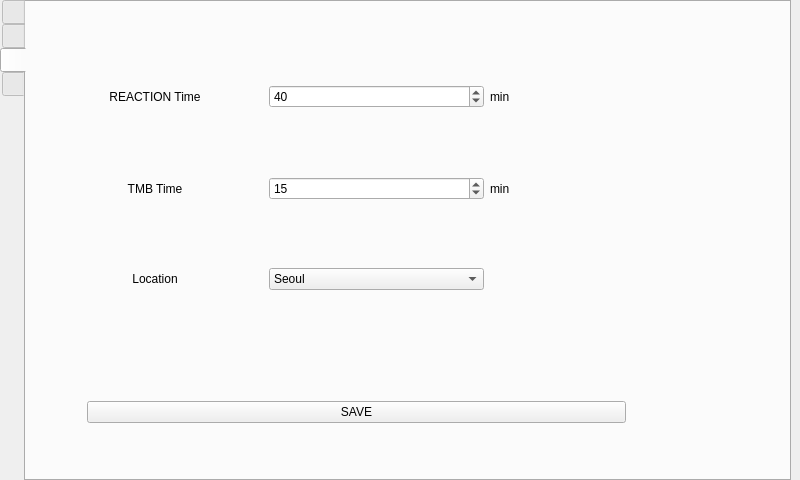
<?xml version="1.0" encoding="UTF-8"?>
<ui version="4.0">
 <class>MainWindow</class>
 <widget class="QMainWindow" name="MainWindow">
  <property name="geometry">
   <rect>
    <x>0</x>
    <y>0</y>
    <width>800</width>
    <height>480</height>
   </rect>
  </property>
  <property name="windowTitle">
   <string>MainWindow</string>
  </property>
  <widget class="QWidget" name="centralWidget">
   <widget class="QTabWidget" name="tabWidget">
    <property name="geometry">
     <rect>
      <x>0</x>
      <y>0</y>
      <width>791</width>
      <height>481</height>
     </rect>
    </property>
    <property name="autoFillBackground">
     <bool>false</bool>
    </property>
    <property name="tabPosition">
     <enum>QTabWidget::West</enum>
    </property>
    <property name="currentIndex">
     <number>2</number>
    </property>
    <property name="iconSize">
     <size>
      <width>64</width>
      <height>64</height>
     </size>
    </property>
    <property name="elideMode">
     <enum>Qt::ElideNone</enum>
    </property>
    <widget class="QWidget" name="tab_main">
     <attribute name="icon">
      <iconset>
       <normaloff>../build-kwix_project-Desktop-Debug/img/home.png</normaloff>../build-kwix_project-Desktop-Debug/img/home.png</iconset>
     </attribute>
     <attribute name="title">
      <string/>
     </attribute>
     <widget class="QLabel" name="label_home">
      <property name="geometry">
       <rect>
        <x>0</x>
        <y>0</y>
        <width>701</width>
        <height>361</height>
       </rect>
      </property>
      <property name="text">
       <string/>
      </property>
      <property name="pixmap">
       <pixmap>../build-kwix_project-Desktop-Debug/main_screen.png</pixmap>
      </property>
      <property name="scaledContents">
       <bool>true</bool>
      </property>
     </widget>
     <widget class="QLineEdit" name="lineEdit_QR">
      <property name="geometry">
       <rect>
        <x>10</x>
        <y>390</y>
        <width>171</width>
        <height>71</height>
       </rect>
      </property>
     </widget>
     <widget class="QTextEdit" name="textEdit">
      <property name="geometry">
       <rect>
        <x>0</x>
        <y>360</y>
        <width>191</width>
        <height>111</height>
       </rect>
      </property>
      <property name="html">
       <string>&lt;!DOCTYPE HTML PUBLIC &quot;-//W3C//DTD HTML 4.0//EN&quot; &quot;http://www.w3.org/TR/REC-html40/strict.dtd&quot;&gt;
&lt;html&gt;&lt;head&gt;&lt;meta name=&quot;qrichtext&quot; content=&quot;1&quot; /&gt;&lt;style type=&quot;text/css&quot;&gt;
p, li { white-space: pre-wrap; }
&lt;/style&gt;&lt;/head&gt;&lt;body style=&quot; font-family:'PibotoLt'; font-size:12pt; font-weight:400; font-style:normal;&quot;&gt;
&lt;p style=&quot; margin-top:0px; margin-bottom:0px; margin-left:0px; margin-right:0px; -qt-block-indent:0; text-indent:0px;&quot;&gt;Touch and Scan QR Code&lt;/p&gt;&lt;/body&gt;&lt;/html&gt;</string>
      </property>
     </widget>
     <widget class="QPushButton" name="btn_st_in">
      <property name="geometry">
       <rect>
        <x>190</x>
        <y>360</y>
        <width>99</width>
        <height>111</height>
       </rect>
      </property>
      <property name="text">
       <string>NEW</string>
      </property>
     </widget>
     <zorder>label_home</zorder>
     <zorder>textEdit</zorder>
     <zorder>lineEdit_QR</zorder>
     <zorder>btn_st_in</zorder>
    </widget>
    <widget class="QWidget" name="tab_elisa">
     <attribute name="icon">
      <iconset>
       <normaloff>../build-kwix_project-Desktop-Debug/img/operation.png</normaloff>../build-kwix_project-Desktop-Debug/img/operation.png</iconset>
     </attribute>
     <attribute name="title">
      <string/>
     </attribute>
     <widget class="QLineEdit" name="lineEdit_back">
      <property name="enabled">
       <bool>false</bool>
      </property>
      <property name="geometry">
       <rect>
        <x>470</x>
        <y>50</y>
        <width>231</width>
        <height>291</height>
       </rect>
      </property>
      <property name="styleSheet">
       <string notr="true">background-color: rgb(255, 255, 255);</string>
      </property>
      <property name="text">
       <string/>
      </property>
     </widget>
     <widget class="QLabel" name="VideoLabel">
      <property name="geometry">
       <rect>
        <x>10</x>
        <y>50</y>
        <width>651</width>
        <height>291</height>
       </rect>
      </property>
      <property name="palette">
       <palette>
        <active>
         <colorrole role="WindowText">
          <brush brushstyle="SolidPattern">
           <color alpha="255">
            <red>255</red>
            <green>255</green>
            <blue>255</blue>
           </color>
          </brush>
         </colorrole>
         <colorrole role="Button">
          <brush brushstyle="SolidPattern">
           <color alpha="255">
            <red>124</red>
            <green>124</green>
            <blue>124</blue>
           </color>
          </brush>
         </colorrole>
         <colorrole role="Text">
          <brush brushstyle="SolidPattern">
           <color alpha="255">
            <red>255</red>
            <green>255</green>
            <blue>255</blue>
           </color>
          </brush>
         </colorrole>
         <colorrole role="ButtonText">
          <brush brushstyle="SolidPattern">
           <color alpha="255">
            <red>255</red>
            <green>255</green>
            <blue>255</blue>
           </color>
          </brush>
         </colorrole>
         <colorrole role="Base">
          <brush brushstyle="SolidPattern">
           <color alpha="255">
            <red>124</red>
            <green>124</green>
            <blue>124</blue>
           </color>
          </brush>
         </colorrole>
         <colorrole role="Window">
          <brush brushstyle="SolidPattern">
           <color alpha="255">
            <red>124</red>
            <green>124</green>
            <blue>124</blue>
           </color>
          </brush>
         </colorrole>
         <colorrole role="AlternateBase">
          <brush brushstyle="SolidPattern">
           <color alpha="255">
            <red>255</red>
            <green>255</green>
            <blue>0</blue>
           </color>
          </brush>
         </colorrole>
        </active>
        <inactive>
         <colorrole role="WindowText">
          <brush brushstyle="SolidPattern">
           <color alpha="255">
            <red>255</red>
            <green>255</green>
            <blue>255</blue>
           </color>
          </brush>
         </colorrole>
         <colorrole role="Button">
          <brush brushstyle="SolidPattern">
           <color alpha="255">
            <red>124</red>
            <green>124</green>
            <blue>124</blue>
           </color>
          </brush>
         </colorrole>
         <colorrole role="Text">
          <brush brushstyle="SolidPattern">
           <color alpha="255">
            <red>255</red>
            <green>255</green>
            <blue>255</blue>
           </color>
          </brush>
         </colorrole>
         <colorrole role="ButtonText">
          <brush brushstyle="SolidPattern">
           <color alpha="255">
            <red>255</red>
            <green>255</green>
            <blue>255</blue>
           </color>
          </brush>
         </colorrole>
         <colorrole role="Base">
          <brush brushstyle="SolidPattern">
           <color alpha="255">
            <red>124</red>
            <green>124</green>
            <blue>124</blue>
           </color>
          </brush>
         </colorrole>
         <colorrole role="Window">
          <brush brushstyle="SolidPattern">
           <color alpha="255">
            <red>124</red>
            <green>124</green>
            <blue>124</blue>
           </color>
          </brush>
         </colorrole>
         <colorrole role="AlternateBase">
          <brush brushstyle="SolidPattern">
           <color alpha="255">
            <red>255</red>
            <green>255</green>
            <blue>0</blue>
           </color>
          </brush>
         </colorrole>
        </inactive>
        <disabled>
         <colorrole role="WindowText">
          <brush brushstyle="SolidPattern">
           <color alpha="255">
            <red>255</red>
            <green>255</green>
            <blue>255</blue>
           </color>
          </brush>
         </colorrole>
         <colorrole role="Button">
          <brush brushstyle="SolidPattern">
           <color alpha="255">
            <red>124</red>
            <green>124</green>
            <blue>124</blue>
           </color>
          </brush>
         </colorrole>
         <colorrole role="Text">
          <brush brushstyle="SolidPattern">
           <color alpha="255">
            <red>255</red>
            <green>255</green>
            <blue>255</blue>
           </color>
          </brush>
         </colorrole>
         <colorrole role="ButtonText">
          <brush brushstyle="SolidPattern">
           <color alpha="255">
            <red>255</red>
            <green>255</green>
            <blue>255</blue>
           </color>
          </brush>
         </colorrole>
         <colorrole role="Base">
          <brush brushstyle="SolidPattern">
           <color alpha="255">
            <red>124</red>
            <green>124</green>
            <blue>124</blue>
           </color>
          </brush>
         </colorrole>
         <colorrole role="Window">
          <brush brushstyle="SolidPattern">
           <color alpha="255">
            <red>124</red>
            <green>124</green>
            <blue>124</blue>
           </color>
          </brush>
         </colorrole>
         <colorrole role="AlternateBase">
          <brush brushstyle="SolidPattern">
           <color alpha="255">
            <red>255</red>
            <green>255</green>
            <blue>0</blue>
           </color>
          </brush>
         </colorrole>
        </disabled>
       </palette>
      </property>
      <property name="autoFillBackground">
       <bool>false</bool>
      </property>
      <property name="styleSheet">
       <string notr="true">border-color: rgb(0, 0, 0);
background-color: rgb(124, 124, 124);
font: 75 23pt &quot;나눔고딕&quot;;
color: rgb(255, 255, 255);</string>
      </property>
      <property name="text">
       <string/>
      </property>
      <property name="alignment">
       <set>Qt::AlignCenter</set>
      </property>
      <property name="wordWrap">
       <bool>true</bool>
      </property>
     </widget>
     <widget class="QWidget" name="verticalLayoutWidget">
      <property name="geometry">
       <rect>
        <x>490</x>
        <y>90</y>
        <width>191</width>
        <height>201</height>
       </rect>
      </property>
      <layout class="QVBoxLayout" name="verticalLayout_3">
       <item>
        <widget class="QLineEdit" name="lineEdit_HUE">
         <property name="enabled">
          <bool>false</bool>
         </property>
         <property name="styleSheet">
          <string notr="true"/>
         </property>
         <property name="text">
          <string>Hue : </string>
         </property>
        </widget>
       </item>
       <item>
        <widget class="QLineEdit" name="lineEdit_Sat">
         <property name="enabled">
          <bool>false</bool>
         </property>
         <property name="styleSheet">
          <string notr="true"/>
         </property>
         <property name="text">
          <string>Sat : </string>
         </property>
        </widget>
       </item>
       <item>
        <widget class="QLineEdit" name="lineEdit_RGB">
         <property name="enabled">
          <bool>false</bool>
         </property>
         <property name="styleSheet">
          <string notr="true"/>
         </property>
         <property name="text">
          <string>RGB : </string>
         </property>
        </widget>
       </item>
       <item>
        <widget class="QLineEdit" name="lineEdit_Lum">
         <property name="enabled">
          <bool>false</bool>
         </property>
         <property name="text">
          <string>Lum: </string>
         </property>
        </widget>
       </item>
       <item>
        <widget class="QLineEdit" name="lineEdit_Result">
         <property name="enabled">
          <bool>false</bool>
         </property>
         <property name="text">
          <string>Result :</string>
         </property>
        </widget>
       </item>
      </layout>
     </widget>
     <widget class="QPushButton" name="btn_measure">
      <property name="geometry">
       <rect>
        <x>490</x>
        <y>290</y>
        <width>191</width>
        <height>41</height>
       </rect>
      </property>
      <property name="text">
       <string>MEASURE</string>
      </property>
     </widget>
     <widget class="QWidget" name="gridLayoutWidget_2">
      <property name="geometry">
       <rect>
        <x>10</x>
        <y>350</y>
        <width>531</width>
        <height>101</height>
       </rect>
      </property>
      <layout class="QGridLayout" name="gridLayout_2">
       <item row="0" column="0">
        <widget class="QPushButton" name="btn_start">
         <property name="text">
          <string>START</string>
         </property>
        </widget>
       </item>
       <item row="1" column="0">
        <widget class="QPushButton" name="btn_backward">
         <property name="text">
          <string>BACKWARD</string>
         </property>
        </widget>
       </item>
       <item row="1" column="1">
        <widget class="QPushButton" name="btn_forward">
         <property name="text">
          <string>FORWARD</string>
         </property>
        </widget>
       </item>
       <item row="0" column="1">
        <widget class="QPushButton" name="btn_pause">
         <property name="text">
          <string>STOP</string>
         </property>
        </widget>
       </item>
      </layout>
     </widget>
     <widget class="QPushButton" name="btn_save">
      <property name="geometry">
       <rect>
        <x>550</x>
        <y>360</y>
        <width>151</width>
        <height>81</height>
       </rect>
      </property>
      <property name="text">
       <string>SAVE</string>
      </property>
     </widget>
     <widget class="QLabel" name="label_FPS">
      <property name="geometry">
       <rect>
        <x>310</x>
        <y>60</y>
        <width>151</width>
        <height>30</height>
       </rect>
      </property>
      <property name="maximumSize">
       <size>
        <width>16777215</width>
        <height>30</height>
       </size>
      </property>
      <property name="text">
       <string>FPS : </string>
      </property>
     </widget>
     <widget class="QLabel" name="label_Sequence">
      <property name="geometry">
       <rect>
        <x>20</x>
        <y>300</y>
        <width>401</width>
        <height>31</height>
       </rect>
      </property>
      <property name="text">
       <string/>
      </property>
     </widget>
     <widget class="QLabel" name="label_Timer">
      <property name="geometry">
       <rect>
        <x>10</x>
        <y>60</y>
        <width>191</width>
        <height>30</height>
       </rect>
      </property>
      <property name="maximumSize">
       <size>
        <width>16777215</width>
        <height>30</height>
       </size>
      </property>
      <property name="font">
       <font>
        <weight>75</weight>
        <bold>true</bold>
       </font>
      </property>
      <property name="styleSheet">
       <string notr="true">color: rgb(255, 255, 255);
background-color: rgb(139, 139, 139);</string>
      </property>
      <property name="text">
       <string>Timer:  15 minutes</string>
      </property>
      <property name="alignment">
       <set>Qt::AlignCenter</set>
      </property>
     </widget>
     <widget class="QLabel" name="label_userinfo">
      <property name="geometry">
       <rect>
        <x>10</x>
        <y>0</y>
        <width>681</width>
        <height>51</height>
       </rect>
      </property>
      <property name="text">
       <string>USER : </string>
      </property>
     </widget>
     <widget class="QLineEdit" name="lineEdit_covid">
      <property name="geometry">
       <rect>
        <x>490</x>
        <y>50</y>
        <width>189</width>
        <height>32</height>
       </rect>
      </property>
      <property name="font">
       <font>
        <weight>75</weight>
        <bold>true</bold>
       </font>
      </property>
      <property name="tabletTracking">
       <bool>false</bool>
      </property>
     </widget>
     <widget class="QLabel" name="label_covid">
      <property name="geometry">
       <rect>
        <x>500</x>
        <y>50</y>
        <width>171</width>
        <height>31</height>
       </rect>
      </property>
      <property name="text">
       <string/>
      </property>
      <property name="alignment">
       <set>Qt::AlignCenter</set>
      </property>
     </widget>
     <widget class="QLabel" name="label_state">
      <property name="geometry">
       <rect>
        <x>30</x>
        <y>280</y>
        <width>241</width>
        <height>41</height>
       </rect>
      </property>
      <property name="font">
       <font>
        <pointsize>19</pointsize>
        <weight>75</weight>
        <bold>true</bold>
       </font>
      </property>
      <property name="text">
       <string/>
      </property>
      <property name="alignment">
       <set>Qt::AlignCenter</set>
      </property>
     </widget>
     <zorder>VideoLabel</zorder>
     <zorder>lineEdit_back</zorder>
     <zorder>verticalLayoutWidget</zorder>
     <zorder>btn_measure</zorder>
     <zorder>gridLayoutWidget_2</zorder>
     <zorder>btn_save</zorder>
     <zorder>label_FPS</zorder>
     <zorder>label_Timer</zorder>
     <zorder>label_userinfo</zorder>
     <zorder>label_Sequence</zorder>
     <zorder>lineEdit_covid</zorder>
     <zorder>label_covid</zorder>
     <zorder>label_state</zorder>
    </widget>
    <widget class="QWidget" name="tab_setting">
     <attribute name="icon">
      <iconset>
       <normaloff>../build-kwix_project-Desktop-Debug/img/settings.png</normaloff>../build-kwix_project-Desktop-Debug/img/settings.png</iconset>
     </attribute>
     <attribute name="title">
      <string/>
     </attribute>
     <widget class="QWidget" name="gridLayoutWidget">
      <property name="geometry">
       <rect>
        <x>10</x>
        <y>10</y>
        <width>681</width>
        <height>351</height>
       </rect>
      </property>
      <layout class="QGridLayout" name="gridLayout">
       <item row="1" column="1">
        <widget class="QSpinBox" name="spinBox_Reaction">
         <property name="minimum">
          <number>1</number>
         </property>
         <property name="maximum">
          <number>180</number>
         </property>
         <property name="value">
          <number>40</number>
         </property>
        </widget>
       </item>
       <item row="1" column="0">
        <widget class="QLabel" name="label_enzyme_time">
         <property name="text">
          <string>REACTION Time</string>
         </property>
         <property name="alignment">
          <set>Qt::AlignCenter</set>
         </property>
        </widget>
       </item>
       <item row="0" column="0">
        <widget class="QLabel" name="label">
         <property name="text">
          <string/>
         </property>
        </widget>
       </item>
       <item row="3" column="0">
        <widget class="QLabel" name="label_antibody_time">
         <property name="text">
          <string>TMB Time</string>
         </property>
         <property name="alignment">
          <set>Qt::AlignCenter</set>
         </property>
        </widget>
       </item>
       <item row="1" column="2">
        <widget class="QLabel" name="label_min_1">
         <property name="text">
          <string>min</string>
         </property>
        </widget>
       </item>
       <item row="3" column="1">
        <widget class="QSpinBox" name="spinBox_Tmb">
         <property name="minimum">
          <number>1</number>
         </property>
         <property name="maximum">
          <number>180</number>
         </property>
         <property name="value">
          <number>15</number>
         </property>
        </widget>
       </item>
       <item row="3" column="2">
        <widget class="QLabel" name="label_min_2">
         <property name="text">
          <string>min</string>
         </property>
        </widget>
       </item>
       <item row="2" column="0">
        <widget class="QLabel" name="label_2">
         <property name="text">
          <string/>
         </property>
        </widget>
       </item>
       <item row="4" column="0">
        <widget class="QLabel" name="label_3">
         <property name="text">
          <string/>
         </property>
        </widget>
       </item>
       <item row="6" column="0">
        <widget class="QLabel" name="label_5">
         <property name="text">
          <string/>
         </property>
        </widget>
       </item>
       <item row="5" column="0">
        <widget class="QLabel" name="label_location">
         <property name="text">
          <string>Location</string>
         </property>
         <property name="alignment">
          <set>Qt::AlignCenter</set>
         </property>
        </widget>
       </item>
       <item row="5" column="1">
        <widget class="QComboBox" name="location_box">
         <item>
          <property name="text">
           <string>Seoul</string>
          </property>
         </item>
         <item>
          <property name="text">
           <string>jeju-do</string>
          </property>
         </item>
         <item>
          <property name="text">
           <string>Gangwon-do</string>
          </property>
         </item>
         <item>
          <property name="text">
           <string>Incheon</string>
          </property>
         </item>
         <item>
          <property name="text">
           <string>Busan</string>
          </property>
         </item>
         <item>
          <property name="text">
           <string>Sejong</string>
          </property>
         </item>
         <item>
          <property name="text">
           <string>Daegu</string>
          </property>
         </item>
         <item>
          <property name="text">
           <string>Gwangju</string>
          </property>
         </item>
         <item>
          <property name="text">
           <string>Daejeon</string>
          </property>
         </item>
         <item>
          <property name="text">
           <string>Ulsan</string>
          </property>
         </item>
         <item>
          <property name="text">
           <string>Gyeonggi-do</string>
          </property>
         </item>
         <item>
          <property name="text">
           <string>Chungcheongnam-do</string>
          </property>
         </item>
         <item>
          <property name="text">
           <string>Chungcheongbuk-do</string>
          </property>
         </item>
         <item>
          <property name="text">
           <string>Jeollanam-do</string>
          </property>
         </item>
         <item>
          <property name="text">
           <string>Jeollabuk-do</string>
          </property>
         </item>
         <item>
          <property name="text">
           <string>Gyeongsangnam-do</string>
          </property>
         </item>
         <item>
          <property name="text">
           <string>Gyeongsangbuk-do</string>
          </property>
         </item>
        </widget>
       </item>
      </layout>
     </widget>
     <widget class="QWidget" name="horizontalLayoutWidget_2">
      <property name="geometry">
       <rect>
        <x>50</x>
        <y>370</y>
        <width>561</width>
        <height>80</height>
       </rect>
      </property>
      <layout class="QHBoxLayout" name="horizontalLayout_3">
       <item>
        <widget class="QPushButton" name="btn_set_save">
         <property name="text">
          <string>SAVE</string>
         </property>
        </widget>
       </item>
      </layout>
     </widget>
    </widget>
    <widget class="QWidget" name="tab_result">
     <attribute name="icon">
      <iconset>
       <normaloff>../build-kwix_project-Desktop-Debug/img/results.png</normaloff>../build-kwix_project-Desktop-Debug/img/results.png</iconset>
     </attribute>
     <attribute name="title">
      <string/>
     </attribute>
     <widget class="QWidget" name="verticalLayoutWidget_2">
      <property name="geometry">
       <rect>
        <x>10</x>
        <y>10</y>
        <width>681</width>
        <height>451</height>
       </rect>
      </property>
      <layout class="QVBoxLayout" name="verticalLayout">
       <item>
        <widget class="QTableView" name="tableView"/>
       </item>
       <item>
        <widget class="QPushButton" name="pushButton">
         <property name="text">
          <string>WEB UPLOAD</string>
         </property>
        </widget>
       </item>
       <item>
        <widget class="QPushButton" name="btn_refresh">
         <property name="text">
          <string>REFRESH</string>
         </property>
        </widget>
       </item>
      </layout>
     </widget>
    </widget>
   </widget>
  </widget>
 </widget>
 <layoutdefault spacing="6" margin="11"/>
 <resources/>
 <connections/>
</ui>
